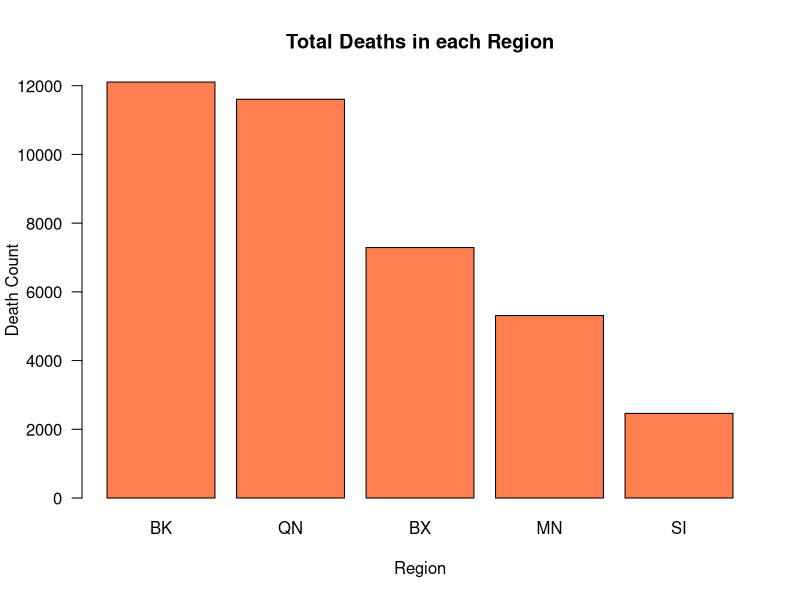
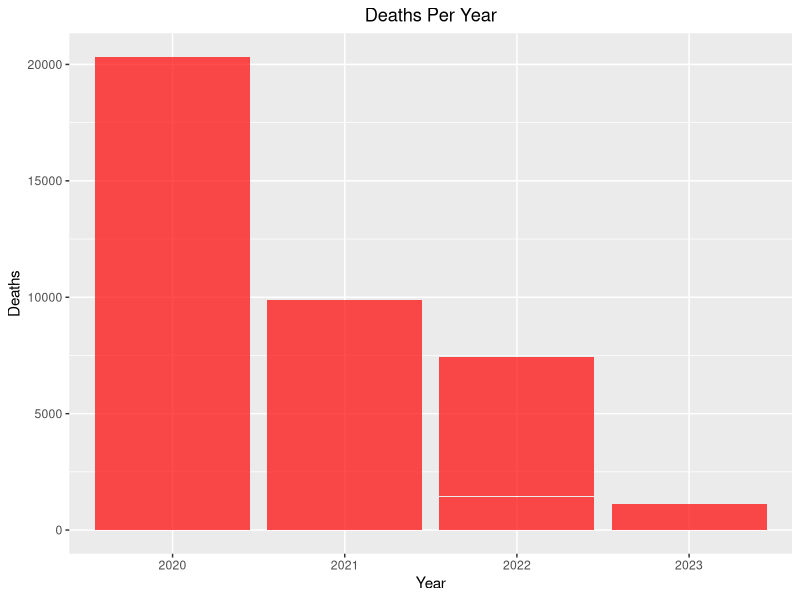
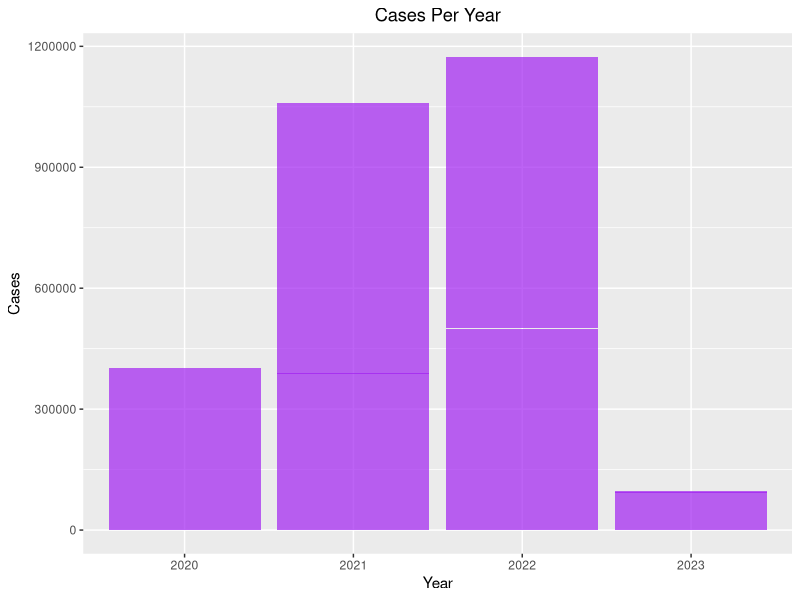
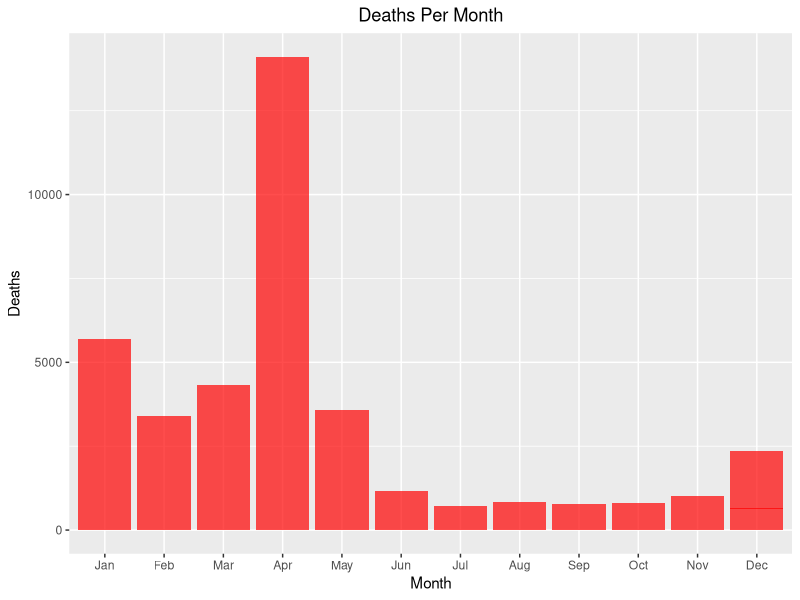
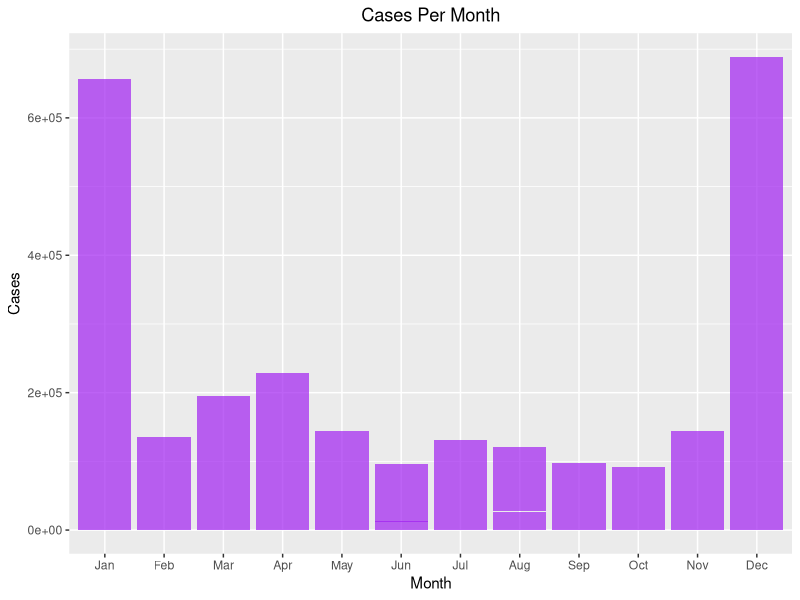
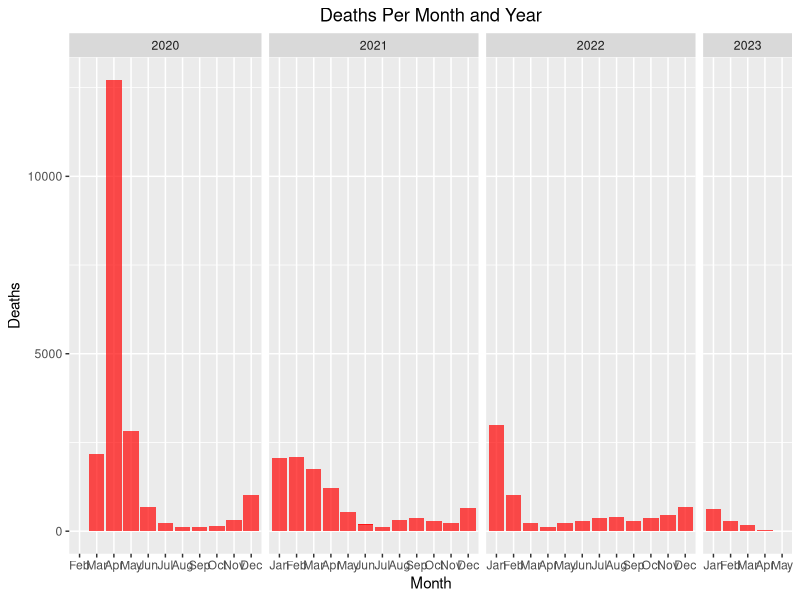
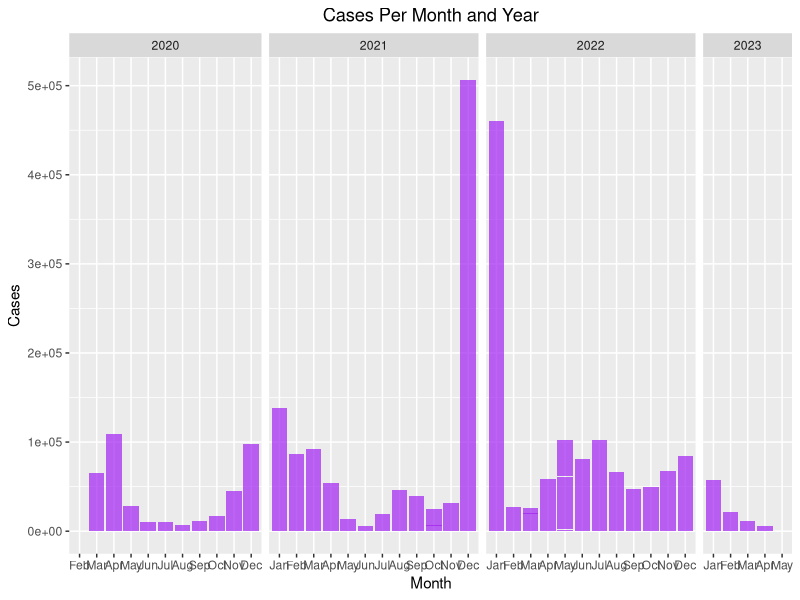
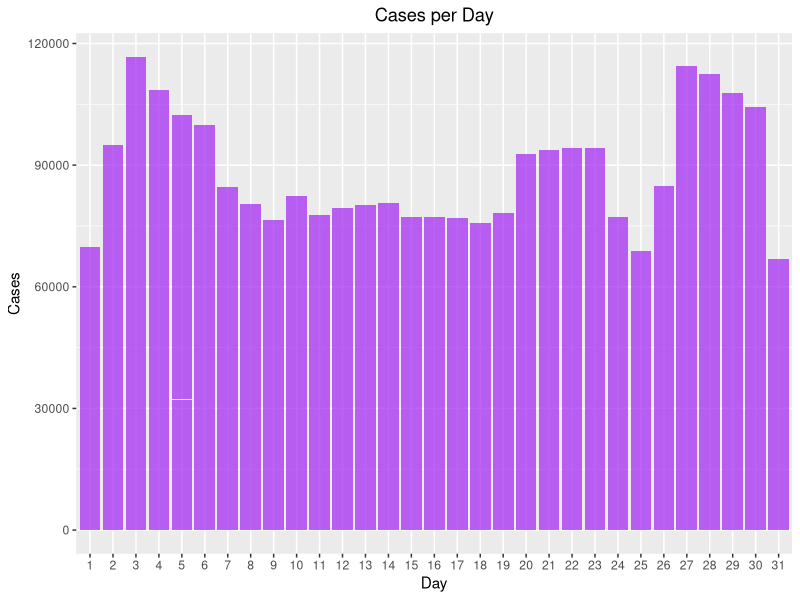

Generate these figures, in order, with R:
## ---- chunk 1
knitr::opts_chunk$set(echo = TRUE)
## ---- chunk 2
library(readr)
library(tidyverse)
## ---- chunk 3
Data <- read.csv("COVID.csv")
head(Data)
dim(Data) # 1158 observations and 67 variables
str(Data) # All integer variables with data being the only character variable 

missing_values <- colSums(is.na(Data))

Data$date_of_interest <- lubridate::mdy(Data$date_of_interest)


summary(Data)
Final <- Data %>%
  select(-contains("7DAY_AVG"))

Final2 <- Final %>%
  mutate(
    Year = year(date_of_interest),
    Month = month(date_of_interest, label = TRUE),
    Day = day(date_of_interest)
  )

New <- Final2 %>% 
  mutate(
    weekdays = wday(date_of_interest, label = TRUE)
  ) %>% 
  group_by(weekdays) 

## ---- chunk 4

Final2 %>% summarise(TotalDays = n(),TotalDeaths = sum(DEATH_COUNT), TotalCases = sum(CASE_COUNT), DeathRate = TotalDeaths/TotalCases)


YearlyDeathRate <- Final2 %>% 
  group_by(Year) %>%
  summarise(
    TotalValue = sum(DEATH_COUNT),
    TotalCases = sum(CASE_COUNT), 
    Rate = TotalValue / TotalCases
  )
YearlyDeathRate

MonthlyDeathRate <- Final2 %>% 
  group_by(Month) %>%
  summarise(
    TotalValue = sum(DEATH_COUNT),
    TotalCases = sum(CASE_COUNT),  
    Rate = TotalValue / TotalCases
  )
MonthlyDeathRate

## ---- chunk 5
# sum of death count in by region
RegionsTotalDeaths <- Final %>% 
  summarize(SI_DEATH = sum(SI_DEATH_COUNT),
            QN_DEATH =sum(QN_DEATH_COUNT),
            MN_DEATH = sum(MN_DEATH_COUNT),
            BK_DEATH = sum(BK_DEATH_COUNT),
            BX_DEATH = sum(BX_DEATH_COUNT))
RegionsTotalDeaths

# bar graph displaying death count in by region
barplot(c(RegionsTotalDeaths$BK_DEATH,
           RegionsTotalDeaths$QN_DEATH,
           RegionsTotalDeaths$BX_DEATH,
           RegionsTotalDeaths$MN_DEATH,
           RegionsTotalDeaths$SI_DEATH), 
        main = "Total Deaths in each Region", 
        xlab = "Region",
        ylim = c(0, max(RegionsTotalDeaths) + 1),
        ylab = "Death Count",
        names.arg = c("BK", "QN", "BX", "MN", "SI"),
        col = "coral",
        las = 1)
## ---- chunk 6

ggplot(Final2, aes(x = factor(Year), y=DEATH_COUNT)) +
  geom_bar(stat = "identity", fill = "red", alpha = 0.7) +
  labs(title = "Deaths Per Year",
       x = "Year",
       y = "Deaths") + 
  theme(plot.title = element_text(hjust = 0.5))

ggplot(Final2, aes(x = factor(Year), y=CASE_COUNT)) +
  geom_bar(stat = "identity", fill = "purple", alpha = 0.7) +
  labs(title = "Cases Per Year",
       x = "Year",
       y = "Cases") + 
  theme(plot.title = element_text(hjust = 0.5))
## ---- chunk 7
ggplot(Final2, aes(x = factor(Month), y=DEATH_COUNT)) +
  geom_bar(stat = "identity", fill = "red", alpha = 0.7) +
  labs(title = "Deaths Per Month",
       x = "Month",
       y = "Deaths")+ 
  theme(plot.title = element_text(hjust = 0.5))

ggplot(Final2, aes(x = factor(Month), y=CASE_COUNT)) +
  geom_bar(stat = "identity", fill = "purple", alpha = 0.7) +
  labs(title = "Cases Per Month",
       x = "Month",
       y = "Cases")+ 
  theme(plot.title = element_text(hjust = 0.5))
## ---- chunk 8
# Cases per year 
ggplot(Final2, aes(x = factor(Month), y = DEATH_COUNT)) +
  geom_bar(stat = "identity", fill = "red", alpha = 0.7) +
  labs(title = "Deaths Per Month and Year",
       x = "Month",
       y = "Deaths") +
  facet_grid(~Year, scales = "free_x", space = "free_x") + 
  theme(plot.title = element_text(hjust = 0.5))

ggplot(Final2, aes(x = factor(Month), y = CASE_COUNT)) +
  geom_bar(stat = "identity", fill = "purple", alpha = 0.7) +
  labs(title = "Cases Per Month and Year",
       x = "Month",
       y = "Cases") +
  facet_grid(~Year, scales = "free_x", space = "free_x") + 
  theme(plot.title = element_text(hjust = 0.5))
## ---- chunk 9
CasesTotal <- Final2 %>% group_by (Month, Year) %>% summarize(TotalCases = sum(CASE_COUNT)) %>% 
  group_by(Year) %>% 
  slice(which.max(TotalCases))
CasesTotal   

DeathsTotal <- Final2 %>% group_by (Month, Year) %>% summarize(TotalDeaths = sum(DEATH_COUNT))  %>% 
  group_by(Year) %>% 
  slice(which.max(TotalDeaths)) 
DeathsTotal
## ---- chunk 10
ggplot(Final2, aes(x = factor(Day), y = CASE_COUNT)) +
  geom_bar(stat = "identity", fill = "purple", alpha = 0.7) +
  labs(title = "Cases per Day",
       x = "Day",
       y = "Cases") +
  theme(plot.title = element_text(hjust = 0.5))

ggplot(Final2, aes(x = factor(Day), y = DEATH_COUNT)) +
  geom_bar(stat = "identity", fill = "red", alpha = 0.7) +
  labs(title = "Deaths Per Day",
       x = "Day",
       y = "Deaths") +
  theme(plot.title = element_text(hjust = 0.5))


## ---- chunk 11

TotalWeekdays <- New %>% 
  group_by(weekdays) %>% 
  summarise(Days = n())
TotalWeekdays

ggplot(New, aes(x=factor(weekdays), y = DEATH_COUNT)) +
  geom_bar(stat = "identity", fill = "red", alpha = 0.7) +
  labs(title = "Deaths Per Day",
       x = "Weekday",
       y = "Deaths") +
  theme(plot.title = element_text(hjust = 0.5))

ggplot(New, aes(x=factor(weekdays), y = CASE_COUNT)) +
  geom_bar(stat = "identity", fill = "purple", alpha = 0.7) +
  labs(title = "Cases Per Day",
       x = "Weekday",
       y = "Cases") +
  theme(plot.title = element_text(hjust = 0.5))

## ---- chunk 12
  
ggplot(Final2, aes(x = factor(Year), y=mean(CASE_COUNT))) +
  geom_bar(stat = "identity", fill = "orange", alpha = 0.7) +
  labs(title = "Average Cases Per Year",
       x = "Year",
       y = "Cases")  

Deaths_and_cases_each_month <- Final2 %>% group_by (Year,Month) %>% summarize(Avg_Deaths = mean(DEATH_COUNT),Avg_Cases = mean(CASE_COUNT), .groups = 'drop')

ggplot(Deaths_and_cases_each_month, aes(x = factor(Month), y=Avg_Cases)) +
  geom_bar(stat = "identity", fill = "purple", alpha = 0.8) +
  labs(title = "Average Cases Per Month Per Year",
       x = "Month",
       y = "Cases") +
  facet_wrap(~Year) 

## ---- chunk 13

Final2$Year <- factor(Final2$Year, levels = c(2020, 2021, 2022, 2023))

ggplot(Final2, aes(x = factor(Year), y=mean(DEATH_COUNT))) +
  geom_bar(stat = "identity", fill = "orange", alpha = 0.7) +
  labs(title = "Average Deaths Per Year",
       x = "Year",
       y = "Deaths")    

ggplot(Deaths_and_cases_each_month, aes(x = factor(Month), y=Avg_Deaths)) +
  geom_bar(stat = "identity", fill = "purple", alpha = 0.8) +
  labs(title = "Average Deaths per Month for Each Year",
       x = "Month",
       y = "Deaths") +
  facet_wrap(~Year) 


## ---- chunk 14
# sum of death count in by region
RegionsTotalDeaths <- Final %>% 
  summarize(SI_DEATH = sum(SI_DEATH_COUNT),
            QN_DEATH =sum(QN_DEATH_COUNT),
            MN_DEATH = sum(MN_DEATH_COUNT),
            BK_DEATH = sum(BK_DEATH_COUNT),
            BX_DEATH = sum(BX_DEATH_COUNT))
RegionsTotalDeaths

# bar graph displaying death count in by region
barplot(c(RegionsTotalDeaths$BK_DEATH,
           RegionsTotalDeaths$QN_DEATH,
           RegionsTotalDeaths$BX_DEATH,
           RegionsTotalDeaths$MN_DEATH,
           RegionsTotalDeaths$SI_DEATH), 
        main = "Total Deaths in each Region", 
        xlab = "Region",
        ylim = c(0, max(RegionsTotalDeaths) + 1),
        ylab = "Death Count",
        names.arg = c("BK", "QN", "BX", "MN", "SI"),
        col = "coral",
        las = 1)
## ---- chunk 15
Data1=Data[order(-Data$CASE_COUNT),]
max(Data1$CASE_COUNT)

Data2 = Data1[Data1$CASE_COUNT>31700,]

ggplot(Data2, aes(reorder(date_of_interest, -CASE_COUNT), CASE_COUNT)) + 
  geom_bar(stat = "identity", fill = "purple", alpha = 0.8) +
  scale_y_continuous(breaks = seq(0, max(Data2$CASE_COUNT), by = 10000)) +
    labs(title = "Top 10 Days with Most Covid Cases",
       x = "Date",
       y = "Case Count") +
  theme(plot.title = element_text(hjust = 0.5))
